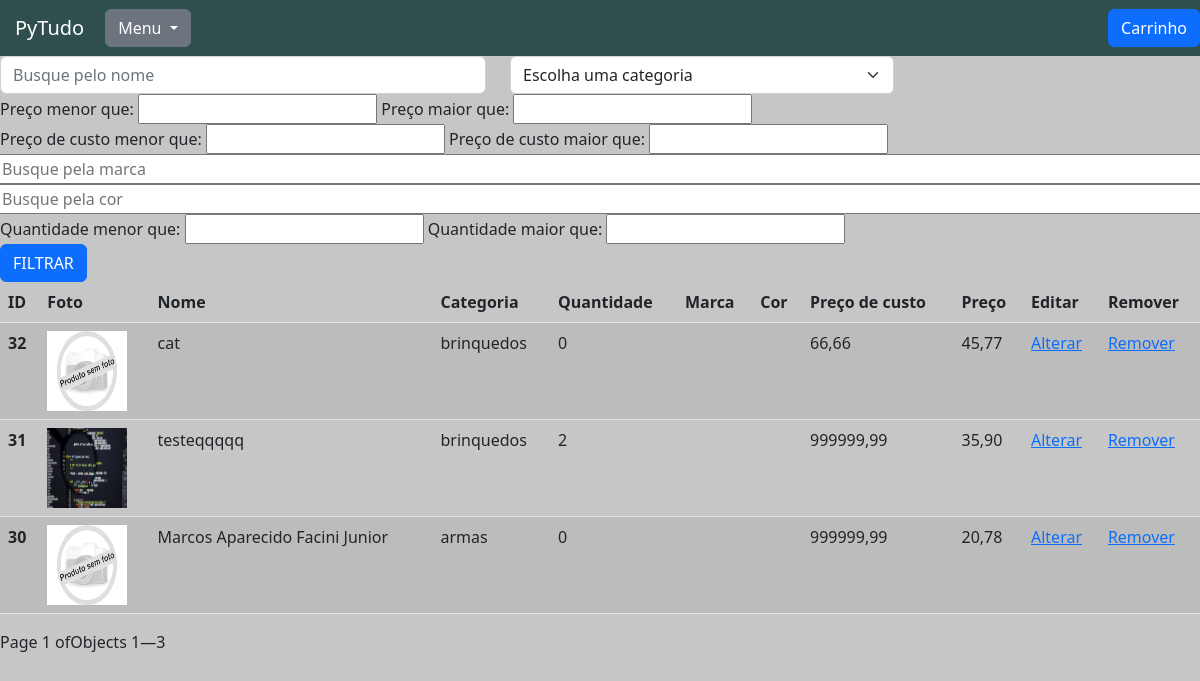
Screenshot of /gestao/adm_estoque/ with the database file from the repository.
### produtos/models.py (models this page shows, shortened)
class Produtos(models.Model):
    nome = models.CharField(max_length=50)
    descricao = models.TextField()
    preco_de_custo = models.DecimalField(max_digits=8, decimal_places=2)
    preco = models.DecimalField(max_digits=8, decimal_places=2)
    categoria = models.ForeignKey(Categoria, blank=True, null=True, on_delete=models.SET_NULL)
    marca = models.CharField(max_length=50, blank=True, null=True)
    cor = models.CharField(max_length=30, blank=True, null=True)
    quantidade = models.IntegerField()
    data_cadastro = models.DateTimeField(auto_now_add=True)
    data_atualizacao = models.DateTimeField(auto_now=True, null=True)
    imagem_principal = models.ImageField(upload_to ='produtos/', blank=True, null=True)

class Categoria(models.Model):
    nome = models.CharField(max_length=40)
    def __str__(self):
        return self.nome

### gestao/views.py (the view)
# urls.py: path('adm_estoque/', views.adm_estoque, name='adm_estoque'),
def adm_estoque(request):
    produtos = Produtos.objects.all()
    categorias = Categoria.objects.all()
    nome_filtrar = request.GET.get('nome')
    if nome_filtrar:
        produtos = produtos.filter(nome__icontains=nome_filtrar)
    categoria_filtrar = request.GET.get('categoria')
    if categoria_filtrar:
        produtos = produtos.filter(categoria_id=categoria_filtrar)
    preco_menor_filtrar = request.GET.get('preco_menor_filtrar')
    if preco_menor_filtrar:
        preco_menor_filtrar_decimal = Decimal(preco_menor_filtrar.replace(',','.'))
        produtos = produtos.filter(preco__lt=preco_menor_filtrar_decimal)
    preco_maior_filtrar = request.GET.get('preco_maior_filtrar')
    if preco_maior_filtrar:
        preco_maior_filtrar_decimal = Decimal(preco_maior_filtrar.replace(',','.'))
        produtos = produtos.filter(preco__gt=preco_maior_filtrar_decimal)
    preco_de_custo_menor_filtrar = request.GET.get('preco_de_custo_menor_filtrar')
    if preco_de_custo_menor_filtrar:
        preco_de_custo_menor_filtrar_decimal = Decimal(preco_de_custo_menor_filtrar.replace(',','.'))
        produtos = produtos.filter(preco_de_custo__lt=preco_de_custo_menor_filtrar_decimal)
    preco_de_custo_maior_filtrar = request.GET.get('preco_de_custo_maior_filtrar')
    if preco_de_custo_maior_filtrar:
        preco_de_custo_maior_filtrar_decimal = Decimal(preco_de_custo_maior_filtrar.replace(',','.'))
        produtos = produtos.filter(preco_de_custo__gt=preco_de_custo_maior_filtrar_decimal)
    marca_filtar = request.GET.get('marca')
    if marca_filtar:
        produtos = produtos.filter(marca__icontains=marca_filtar)
    cor_filtar = request.GET.get('cor')
    if cor_filtar:
        produtos = produtos.filter(cor__icontains=cor_filtar)
    quantidade_menor_filtrar = request.GET.get('quantidade_menor_filtrar')
    if quantidade_menor_filtrar:
        produtos = produtos.filter(quantidade__lt=quantidade_menor_filtrar)
    quantidade_maior_filtrar = request.GET.get('quantidade_maior_filtrar')
    if quantidade_maior_filtrar:
        produtos = produtos.filter(quantidade__gt=quantidade_maior_filtrar)
    produtos_ordenados = produtos.order_by('-id')
    paginacao = Paginator(produtos_ordenados, 8)
    page = request.GET.get('page')
    produtos_paginados = paginacao.get_page(page)
    return render(request, 'adm_estoque.html', {'produtos_paginados': produtos_paginados,
                                                'categorias': categorias})

### gestao/templates/adm_estoque.html (shortened to what this page needs)
{% extends 'base.html' %}
{% load static %}
{% load filtros %}
{% block 'head' %}
    <link href="#" rel="stylesheet">
{% endblock %}
{% block 'body' %}
    <form action="#" method="GET"> {% csrf_token %}
        <div class="row">
                <div class="col-md-5">
                    <input type="text" placeholder="Busque pelo nome" class="form-control" name="nome">
                </div>
                <div class="col-md-4">
                    <select class="form-select" name="categoria">
                        <option value="" disabled selected hidden>Escolha uma categoria</option>
                    </select>
                </div>
                <div>
                    <label>Preço menor que:</label>
                    <input type="text" id="preco_menor_filtrar" name="preco_menor_filtrar">
                    <label> Preço maior que:</label>
                    <input type="text" id="preco_maior_filtrar" name="preco_maior_filtrar">
                </div>
                <div>
                    <label>Preço de custo menor que:</label>
                    <input type="text" id="preco_de_custo_menor_filtrar" name="preco_de_custo_menor_filtrar">
                    <label> Preço de custo maior que:</label>
                    <input type="text" id="preco_de_custo_maior_filtrar" name="preco_de_custo_maior_filtrar">
                </div>
                <input type="text" placeholder="Busque pela marca"  name="marca">
                <input type="text" placeholder="Busque pela cor"  name="cor">
                <div>
                    <label> Quantidade menor que:</label>
                    <input type="text" name="quantidade_menor_filtrar">
                    <label> Quantidade maior que:</label>
                    <input type="text" name="quantidade_maior_filtrar">
                </div>
            <div class="col-md-3">
                <input type="submit" value="FILTRAR" class="btn btn-primary">
            </div>
        </div>
    </form>
<table class="table table-striped">
    <thead>
      <tr>
        <th scope="col">ID</th>
        <th scope="col">Foto</th>
        <th scope="col">Nome</th>
        <th scope="col">Categoria</th>
        <th scope="col"> Quantidade</th>
        <th scope="col"> Marca</th>
        <th scope="col"> Cor</th>
        <th scope="col"> Preço de custo</th>
        <th scope="col"> Preço</th>
        <th scope="col">Editar</th>
        <th scope="col">Remover</th>
      </tr>
    </thead>
    <tbody>
        {% for produto in produtos_paginados %}
            <tr>
                <th scope="row">{{ produto.id }}</th>
                <td><a href="{% url 'detalhes_produto' produto.id %}">
                        {% if produto.imagem_principal %}
                            <img src="{{produto.imagem_principal.url}}" width="80" height="80"></td>
                        {% else %}
                            <img src="{% static 'produtos\img\sem foto.jpg' %}" width="80" height="80"></td>
                        {% endif %}
                <td>{{ produto.nome}}</td>
                {% if produto.categoria %}
                    <td>{{ produto.categoria}}</td>
                {% else %}
                    <td>Sem categoria </td>
                {% endif %}
                <td>{{ produto.quantidade}}</td>
                <td>{{ produto.marca}}</td>
                <td>{{ produto.cor}}</td>
                <td>{{ produto.preco_de_custo}}</td>
                <td>{{ produto.preco}}</td>
                <td><a href="{% url 'alterar_produto' produto.id %}">Alterar</a></td>
                <td><a href="{% url 'excluir_produto' produto.id %}">Remover</a></td>
            </tr>
        {% endfor %}
    </tbody>
</table>
<div class="pagination">
    Page {{ produtos_paginados.number }} of {{ paginator.num_pages }}
    <p>Objects {{ produtos_paginados.start_index }}—{{ produtos_paginados.end_index }}</p>
</div>
{% endblock %}

### pytudo/templates/static/base/css/base.css (style rules this page uses)
body { background-color: #C6C6C6 !important; }

### rows the page displays
Produtos: id "32", nome "cat", categoria "brinquedos", quantidade "0", preco_de_custo "66,66", preco "45,77"
Produtos: id "31", imagem_principal (picture), nome "testeqqqqq", categoria "brinquedos", quantidade "2", preco_de_custo "999999,99", preco "35,90"
Produtos: id "30", nome "Marcos Aparecido Facini Junior", categoria "armas", quantidade "0", preco_de_custo "999999,99", preco "20,78"

### other values shown
{{ produtos_paginados.number }} "1"
{{ produtos_paginados.start_index }} "1"
{{ produtos_paginados.end_index }} "3"
